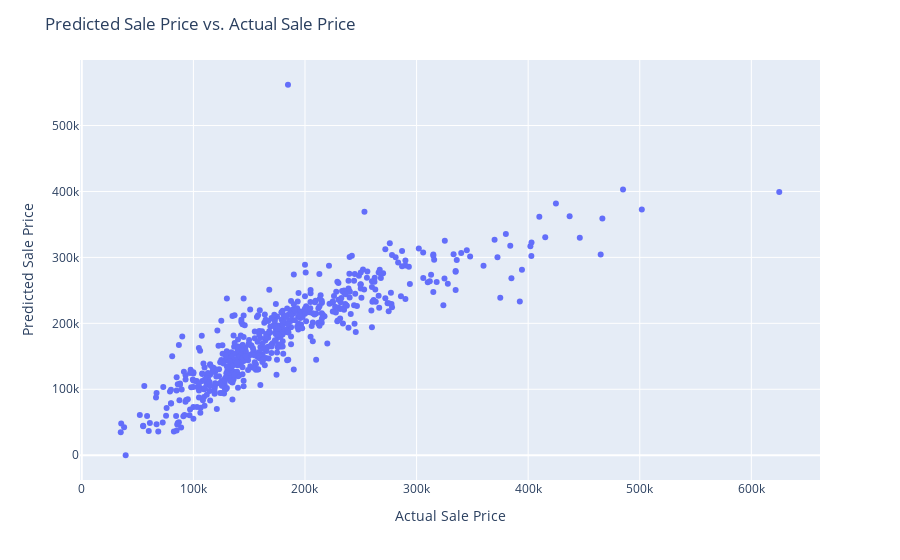

Notebook code for this chart:
### Markdown cell above
New features were generated using feature engineering. The new features include `house_age` and `scaled_remod`. `house_age` is the age of the house in years since it was built. This value was computed as `yr_sold` - `year_built`. If the house was sold in the same year it was built, then the month the house was sold will be divided by 12 to convert the house age to year. `scaled_remod` is the time when the house was remodeled scaled to its age. This value was computed as (`year_remod_add` - `year_built`)/`house_age`.

After some experimentation, `garage_cars` feature were dropped since it did not improve the model accuracy. The categorical data were also found to not significantly improve the model accuracy.

### Code cell
##### Linear Regression model

lr_mod = LinearRegression()

lr_mod.fit(X_train, y_train)

fig_2a = px.scatter(x=y_test, y=lr_mod.predict(X_test))

fig_2a.update_xaxes(title_text="Actual Sale Price")
fig_2a.update_yaxes(title_text="Predicted Sale Price")
fig_2a.update_layout(title_text="Predicted Sale Price vs. Actual Sale Price")
fig_2a.show()


print(f"Test set score: {lr_mod.score(X_test, y_test)}")

### Figure 1 — Plotly figure (JSON) as saved in the notebook; plotly's stock layout.template omitted (floating-point values rounded to 4 significant figures; data arrays with more than 128 entries replaced by an {"elided": "..."} marker saying what was removed)
{"data": [{"hovertemplate": "x=%{x}<br>y=%{y}<extra></extra>", "legendgroup": "", "marker": {"color": "#636efa", "symbol": "circle"}, "mode": "markers", "name": "", "orientation": "v", "showlegend": false, "type": "scatter", "x": {"elided": "584 int values"}, "xaxis": "x", "y": {"elided": "584 float values"}, "yaxis": "y"}], "layout": {"legend": {"tracegroupgap": 0}, "margin": {"t": 60}, "title": {"text": "Predicted Sale Price vs. Actual Sale Price"}, "xaxis": {"anchor": "y", "domain": [0, 1], "title": {"text": "Actual Sale Price"}}, "yaxis": {"anchor": "x", "domain": [0, 1], "title": {"text": "Predicted Sale Price"}}}}
